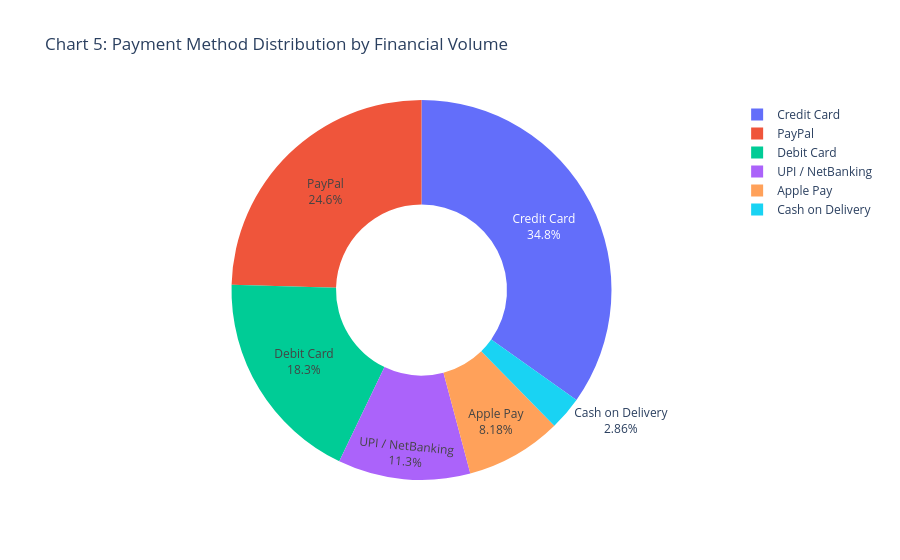

Here is the notebook cell this chart was saved with:
### Code cell
# Chart 5: Payment Method & Digital Checkout Distribution
payment_df = df_clean.groupby('Payment_Method').agg(
    Transactions=('Order_ID', 'nunique'),
    Volume=('Total_Amount', 'sum')
).reset_index().sort_values('Volume', ascending=False)

fig5 = px.pie(
    payment_df,
    names='Payment_Method',
    values='Volume',
    hole=0.45,
    title='Chart 5: Payment Method Distribution by Financial Volume'
)
fig5.update_traces(textinfo='percent+label')
fig5.update_layout(template='plotly_white')
fig5.show()

### Figure 1 — Plotly figure (JSON) as saved in the notebook; plotly's stock layout.template omitted (floating-point values rounded to 4 significant figures)
{"data": [{"domain": {"x": [0.0, 1.0], "y": [0.0, 1.0]}, "hole": 0.45, "hovertemplate": "Payment_Method=%{label}<br>Volume=%{value}<extra></extra>", "labels": ["Credit Card", "PayPal", "Debit Card", "UPI / NetBanking", "Apple Pay", "Cash on Delivery"], "legendgroup": "", "name": "", "showlegend": true, "textinfo": "percent+label", "type": "pie", "values": [88640.0, 62540.0, 46610.0, 28670.0, 20830.0, 7287.0]}], "layout": {"legend": {"tracegroupgap": 0}, "title": {"text": "Chart 5: Payment Method Distribution by Financial Volume"}}}
